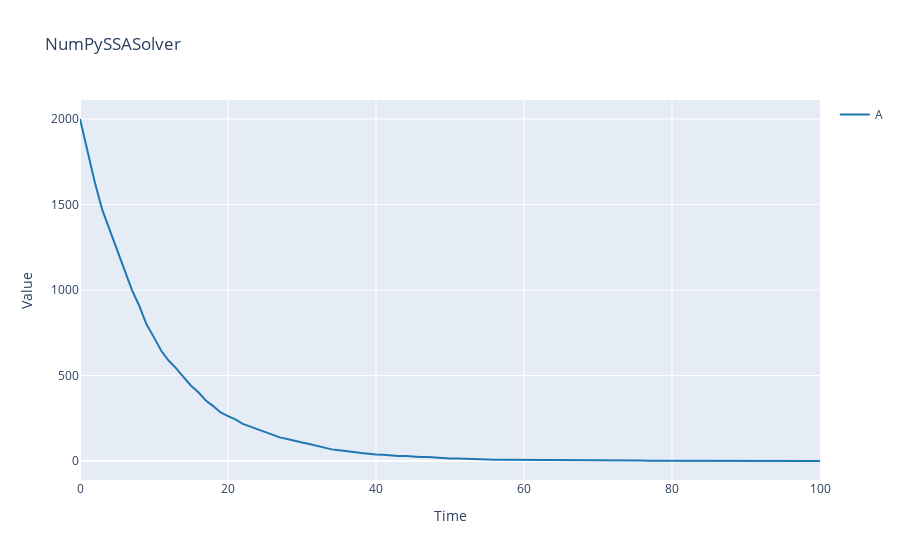
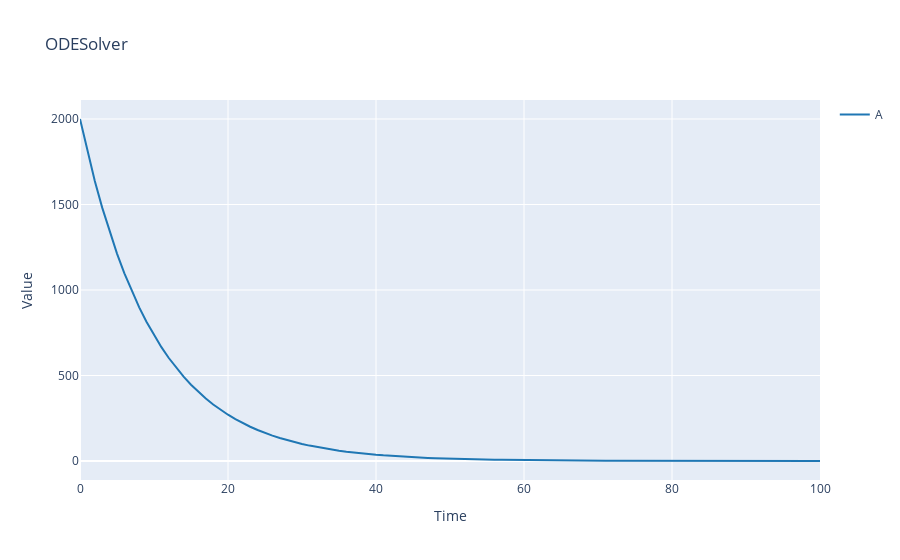
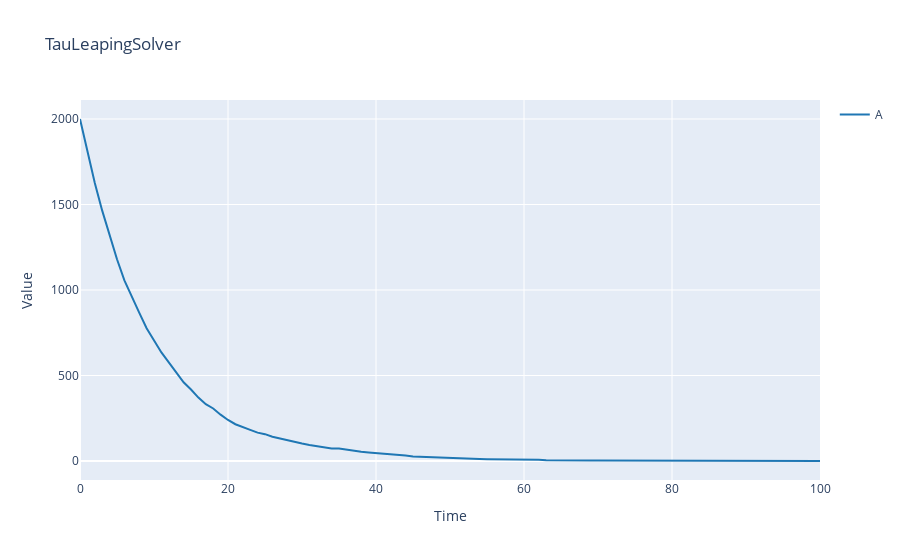
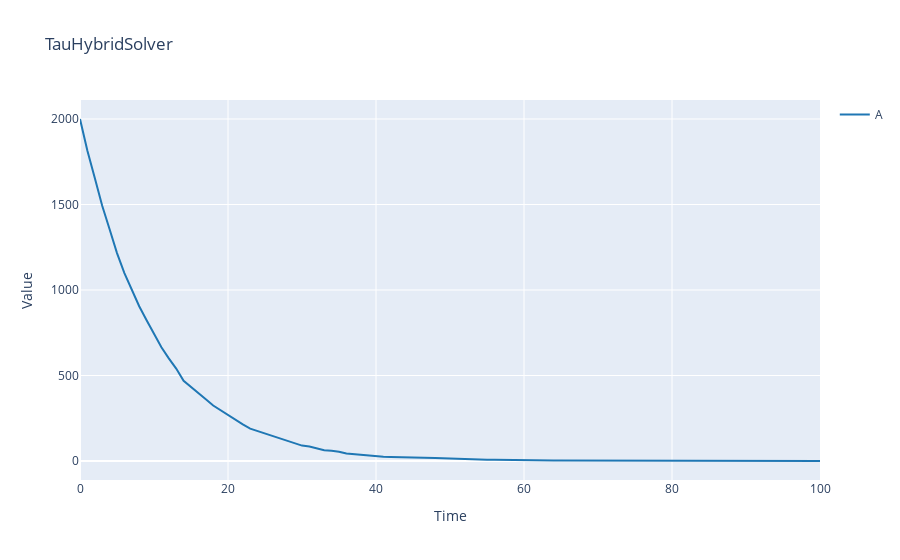

The notebook cell these images were saved under, in order:
### Markdown cell above
### Test `solver.run(model=model)` with increment passed and default tspan

### Code cell
solvers = [NumPySSASolver, ODESolver, TauLeapingSolver, TauHybridSolver,
    SSACSolver, ODECSolver, TauLeapingCSolver, TauHybridCSolver]

for solver in solvers:
    try:
        sol_results, rc = solver.run(model=d_model, t=100, increment=1)
        results = build_from_solver_results(d_model, sol_results, rc, solver.name)
        results.plotplotly(title=solver.name)
    except Exception as err:
        print(solver.name)
        print(err)

### Figure 1 — Plotly figure (JSON) as saved in the notebook; plotly's stock layout.template omitted (floating-point values rounded to 4 significant figures)
{"data": [{"legendgroup": "A", "line": {"color": "#1f77b4"}, "mode": "lines", "name": "A", "type": "scatter", "x": [0, 1, 2, 3, 4, 5, 6, 7, 8, 9, 10, 11, 12, 13, 14, 15, 16, 17, 18, 19, 20, 21, 22, 23, 24, 25, 26, 27, 28, 29, 30, 31, 32, 33, 34, 35, 36, 37, 38, 39, 40, 41, 42, 43, 44, 45, 46, 47, 48, 49, 50, 51, 52, 53, 54, 55, 56, 57, 58, 59, 60, 61, 62, 63, 64, 65, 66, 67, 68, 69, 70, 71, 72, 73, 74, 75, 76, 77, 78, 79, 80, 81, 82, 83, 84, 85, 86, 87, 88, 89, 90, 91, 92, 93, 94, 95, 96, 97, 98, 99, 100], "y": [2000, 1807, 1630, 1470, 1353, 1231, 1118, 1002, 908, 798, 723, 643, 586, 542, 490, 440, 402, 354, 321, 284, 263, 243, 217, 202, 183, 171, 154, 138, 129, 117, 108, 99, 88, 78, 68, 63, 56, 53, 47, 41, 38, 36, 32, 29, 29, 25, 23, 23, 19, 16, 14, 14, 12, 12, 11, 10, 8, 7, 7, 6, 6, 5, 5, 4, 3, 3, 3, 3, 3, 3, 3, 3, 3, 3, 3, 3, 3, 2, 2, 2, 2, 2, 2, 1, 1, 1, 1, 0, 0, 0, 0, 0, 0, 0, 0, 0, 0, 0, 0, 0, 0]}], "layout": {"showlegend": true, "title": {"text": "NumPySSASolver"}, "xaxis": {"title": {"text": "Time"}}, "yaxis": {"title": {"text": "Value"}}}}

### Figure 2 — Plotly figure (JSON) as saved in the notebook; plotly's stock layout.template omitted (floating-point values rounded to 4 significant figures)
{"data": [{"legendgroup": "A", "line": {"color": "#1f77b4"}, "mode": "lines", "name": "A", "type": "scatter", "x": [0, 1, 2, 3, 4, 5, 6, 7, 8, 9, 10, 11, 12, 13, 14, 15, 16, 17, 18, 19, 20, 21, 22, 23, 24, 25, 26, 27, 28, 29, 30, 31, 32, 33, 34, 35, 36, 37, 38, 39, 40, 41, 42, 43, 44, 45, 46, 47, 48, 49, 50, 51, 52, 53, 54, 55, 56, 57, 58, 59, 60, 61, 62, 63, 64, 65, 66, 67, 68, 69, 70, 71, 72, 73, 74, 75, 76, 77, 78, 79, 80, 81, 82, 83, 84, 85, 86, 87, 88, 89, 90, 91, 92, 93, 94, 95, 96, 97, 98, 99, 100], "y": [2000, 1810.0, 1637.0, 1482.0, 1341.0, 1213.0, 1098.0, 993.2, 898.7, 813.1, 735.8, 665.7, 602.4, 545.1, 493.2, 446.3, 403.8, 365.4, 330.6, 299.1, 270.7, 244.9, 221.6, 200.5, 181.4, 164.2, 148.5, 134.4, 121.6, 110.0, 99.57, 90.1, 81.52, 73.77, 66.75, 60.39, 54.65, 49.45, 44.74, 40.48, 36.63, 33.15, 29.99, 27.14, 24.55, 22.22, 20.1, 18.19, 16.46, 14.89, 13.48, 12.19, 11.03, 9.983, 9.033, 8.174, 7.396, 6.692, 6.055, 5.479, 4.958, 4.486, 4.059, 3.673, 3.323, 3.007, 2.721, 2.462, 2.228, 2.016, 1.824, 1.65, 1.493, 1.351, 1.223, 1.106, 1.001, 0.9057, 0.8195, 0.7415, 0.6709, 0.6071, 0.5493, 0.497, 0.4497, 0.4069, 0.3682, 0.3332, 0.3015, 0.2728, 0.2468, 0.2233, 0.2021, 0.1828, 0.1654, 0.1497, 0.1355, 0.1226, 0.1109, 0.1003, 0.0908]}], "layout": {"showlegend": true, "title": {"text": "ODESolver"}, "xaxis": {"title": {"text": "Time"}}, "yaxis": {"title": {"text": "Value"}}}}

### Figure 3 — Plotly figure (JSON) as saved in the notebook; plotly's stock layout.template omitted (floating-point values rounded to 4 significant figures)
{"data": [{"legendgroup": "A", "line": {"color": "#1f77b4"}, "mode": "lines", "name": "A", "type": "scatter", "x": [0, 1, 2, 3, 4, 5, 6, 7, 8, 9, 10, 11, 12, 13, 14, 15, 16, 17, 18, 19, 20, 21, 22, 23, 24, 25, 26, 27, 28, 29, 30, 31, 32, 33, 34, 35, 36, 37, 38, 39, 40, 41, 42, 43, 44, 45, 46, 47, 48, 49, 50, 51, 52, 53, 54, 55, 56, 57, 58, 59, 60, 61, 62, 63, 64, 65, 66, 67, 68, 69, 70, 71, 72, 73, 74, 75, 76, 77, 78, 79, 80, 81, 82, 83, 84, 85, 86, 87, 88, 89, 90, 91, 92, 93, 94, 95, 96, 97, 98, 99, 100], "y": [2000, 1804, 1626, 1464, 1324, 1180, 1056, 959, 868, 776, 708, 635, 577, 517, 460, 418, 371, 332, 307, 271, 240, 215, 197, 182, 166, 157, 142, 131, 121, 111, 102, 94, 88, 82, 73, 73, 67, 57, 54, 50, 47, 40, 39, 38, 32, 27, 25, 22, 22, 17, 15, 14, 13, 13, 11, 10, 10, 9, 9, 9, 8, 7, 7, 5, 4, 4, 4, 4, 4, 3, 3, 3, 3, 3, 3, 3, 3, 2, 1, 1, 1, 1, 1, 1, 1, 1, 0, 0, 0, 0, 0, 0, 0, 0, 0, 0, 0, 0, 0, 0, 0]}], "layout": {"showlegend": true, "title": {"text": "TauLeapingSolver"}, "xaxis": {"title": {"text": "Time"}}, "yaxis": {"title": {"text": "Value"}}}}

### Figure 4 — Plotly figure (JSON) as saved in the notebook; plotly's stock layout.template omitted (floating-point values rounded to 4 significant figures)
{"data": [{"legendgroup": "A", "line": {"color": "#1f77b4"}, "mode": "lines", "name": "A", "type": "scatter", "x": [0, 1, 2, 3, 4, 5, 6, 7, 8, 9, 10, 11, 12, 13, 14, 15, 16, 17, 18, 19, 20, 21, 22, 23, 24, 25, 26, 27, 28, 29, 30, 31, 32, 33, 34, 35, 36, 37, 38, 39, 40, 41, 42, 43, 44, 45, 46, 47, 48, 49, 50, 51, 52, 53, 54, 55, 56, 57, 58, 59, 60, 61, 62, 63, 64, 65, 66, 67, 68, 69, 70, 71, 72, 73, 74, 75, 76, 77, 78, 79, 80, 81, 82, 83, 84, 85, 86, 87, 88, 89, 90, 91, 92, 93, 94, 95, 96, 97, 98, 99, 100], "y": [2000, 1814.0, 1654.0, 1493.0, 1355.0, 1216.0, 1099.0, 997.0, 905.0, 822.8, 740.6, 665.3, 600.0, 540.6, 469.3, 431.7, 394.1, 361.4, 324.8, 297.0, 266.3, 239.6, 213.9, 189.1, 175.2, 162.4, 145.5, 135.6, 118.8, 105.0, 90.1, 85.15, 73.27, 63.37, 60.4, 54.46, 43.56, 39.6, 33.66, 30.77, 29, 24.34, 23.59, 21.74, 20.87, 19, 19, 17, 17, 16, 14, 12.64, 11.75, 10.84, 8.931, 8, 7, 6, 6, 5, 5, 5, 5, 4, 3, 3, 3, 3, 3, 3, 3, 2, 2, 1, 0, 0, 0, 0, 0, 0, 0, 0, 0, 0, 0, 0, 0, 0, 0, 0, 0, 0, 0, 0, 0, 0, 0, 0, 0, 0, 0]}], "layout": {"showlegend": true, "title": {"text": "TauHybridSolver"}, "xaxis": {"title": {"text": "Time"}}, "yaxis": {"title": {"text": "Value"}}}}
